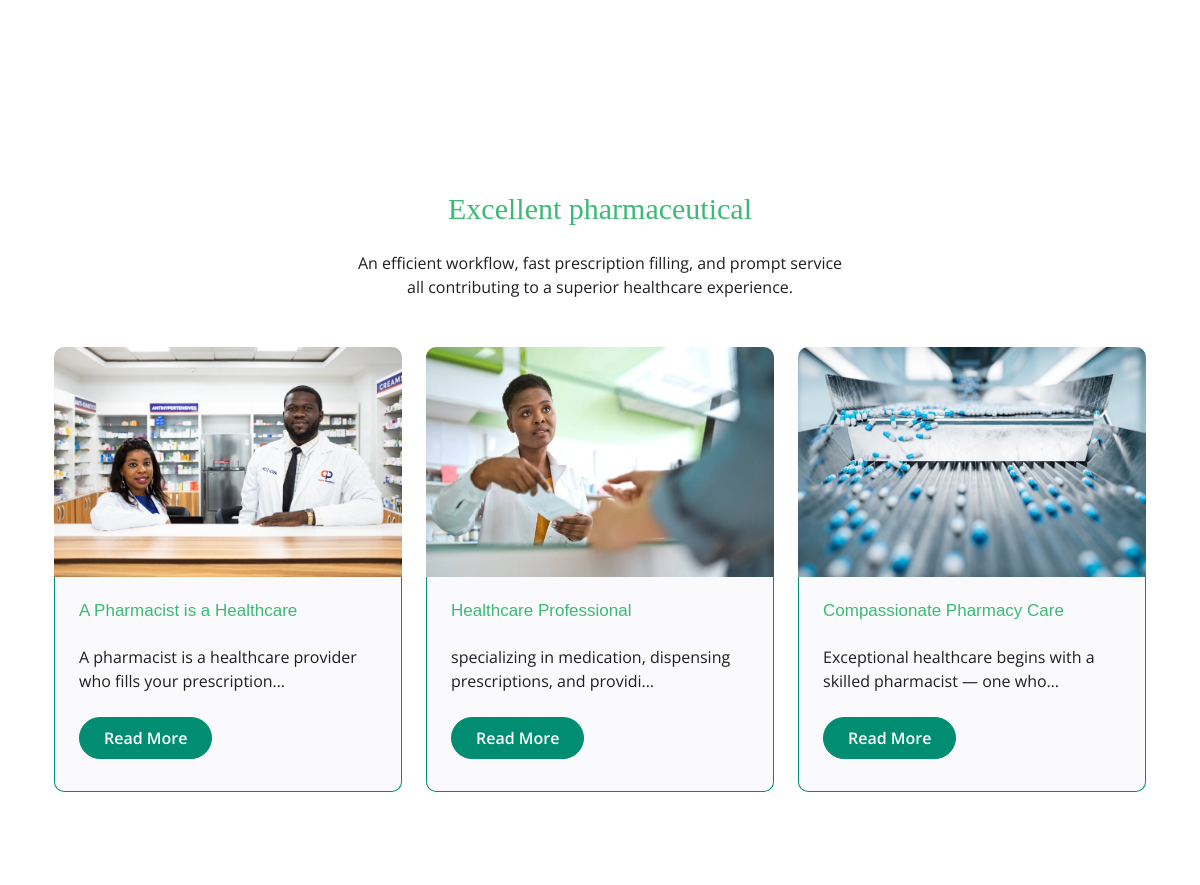
The app's page / (middle part), older data.
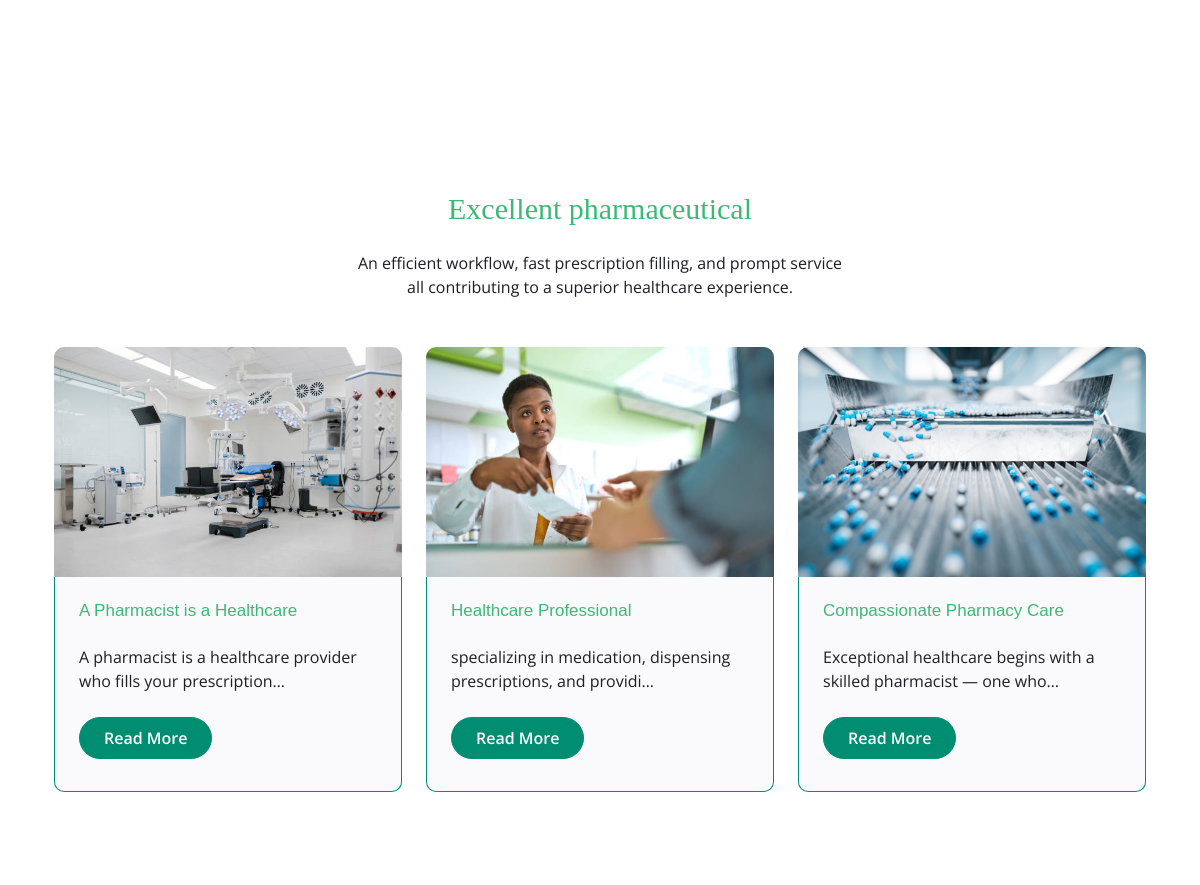
The same page, newer data.
### ce_cypharm/models.py (models this page shows, shortened)
class CecypharmSecondCategoryImage(models.Model):
    second_category_cecypharm_title = models.CharField(max_length=255, blank=True, null=True)
    second_category_cecypharm_description = models.TextField()
    second_category_cecypharm_slug = models.SlugField (max_length=255,blank=True, null=True)
    second_category_cecypharm_image = models.FileField(upload_to=' second_image/')
    second_category_cecypharm_publish_date = models.DateTimeField (auto_now_add= True)
    second_category_cecypharm_author = models.ForeignKey(User, on_delete=models.CASCADE)
    class Meta:
        ordering =['-second_category_cecypharm_publish_date']

### ce_cypharm/views.py (the view)
# urls.py: path('', HomeView.as_view(), name="home"),
class HomeView(ListView):
    model = MainImageCarousel
    template_name = 'ce_cypharm/home.html'
    def get_context_data(self, **kwargs):
        context = super().get_context_data(**kwargs)
        context['first_image_categorys'] = CecypharmFirstCategoryImage.objects.all()
        context['second_image_categorys'] = CecypharmSecondCategoryImage.objects.all()
        return context

### templates/ce_cypharm/home.html (shortened to what this page needs)
{% extends "base.html" %}
{% load static %}
{% block content %}
<div class="container-fluid feature py-5">
  <div class="container py-5">
  </div>
</div>
<div class="container-fluid blog py-5">
  <div class="container py-5">
    <div class="section-title mb-5 wow fadeInUp" data-wow-delay="0.1s">
      <h1 class="display-3 mb-4">Excellent pharmaceutical</h1>
      <p class="mb-0">An efficient workflow, fast prescription filling, and prompt service <br> all contributing to a superior healthcare experience.</p>
    </div>
    <div class="row g-4 justify-content-center">
      {% for second_image_category in second_image_categorys %}
      <div class="col-md-6 col-lg-6 col-xl-4 wow fadeInUp" data-wow-delay="0.1s">
        <div class="blog-item rounded">
          <div class="blog-img">
            {% if second_image_category.second_category_cecypharm_image %}
            <img src="{{ second_image_category.second_category_cecypharm_image.url }}" class="img-fluid w-100" style="height: 230px; object-fit: cover;" alt="Image">
            {% endif %}
          </div>
          <div class="blog-centent p-4">
            <a href="#"
               class="h4 read-more-btn d-block mb-2 text-decoration-none"
               data-title="{{ second_image_category.second_category_cecypharm_title }}"
               data-description="{{ second_image_category.second_category_cecypharm_description }}"
               data-img="{{ second_image_category.second_category_cecypharm_image.url }}">
               {{ second_image_category.second_category_cecypharm_title }}
            </a>
            <p class="my-4">{{ second_image_category.second_category_cecypharm_description|truncatechars:66 }}</p>
            <a href="#"
               class="btn btn-primary rounded-pill text-white py-2 px-4 mb-2 read-more-btn"
               data-title="{{ second_image_category.second_category_cecypharm_title }}"
               data-description="{{ second_image_category.second_category_cecypharm_description }}"
               data-img="{{ second_image_category.second_category_cecypharm_image.url }}">
               Read More
            </a>
          </div>
        </div>
      </div>
      {% endfor %}
    </div>
  </div>
</div>
{% endblock %}

### templates/base.html (shortened to what this page needs)
{% load static %}
{% load static %}
<html lang="en">
<head>
    <link rel="stylesheet" href="https://use.fontawesome.com/releases/v5.15.4/css/all.css"/>
    <link href="https://cdn.jsdelivr.net/npm/bootstrap-icons@1.4.1/font/bootstrap-icons.css" rel="stylesheet">
    <link href="https://cdn.jsdelivr.net/npm/bootstrap@5.3.3/dist/css/bootstrap.min.css" rel="stylesheet">
    <link href="{% static 'lib/animate/animate.min.css' %}" rel="stylesheet">
    <link href="{% static 'lib/owlcarousel/assets/owl.carousel.min.css' %}" rel="stylesheet">
    <link href="{% static 'css/bootstrap.min.css' %}" rel="stylesheet">
    <link rel="stylesheet" href="{% static 'css/style.css' %}">
</head>
</html>
        {% block content %}
        {% endblock  %}
    </body>
</html>

### static/css/style.css (style rules this page uses)
.btn { font-weight: 600; transition: .5s; }
.btn.btn-primary { box-shadow: inset 0 0 0 0 var(--bs-primary); }
.section-title { max-width: 900px; text-align: center; margin: 0 auto; }
.display-3 { font-size:30; font-weight: 50; line-height: 1.2; }
h6, .h6, h5, .h5, h4, .h4 { margin-top: 0; font-size:17; margin-bottom: .5rem; font-family: "Playfair Display", sans-serif; font-weight: 500; line-height: 1.2; color: rgba(39, 179, 102, 0.9); }
h3, .h3, h2, .h2, h1, .h1 h3, .h3, h2, .h2, h1, .h1 { margin-top: 0; margin-bottom: .5rem; font-family: "Playfair Display", serif; font-weight: 500; line-height: 1.2; color: rgba(39, 179, 102, 0.9); }
.blog .blog-item .blog-img { position: relative; overflow: hidden; border-top-right-radius: 10px; border-top-left-radius: 10px; }
.blog .blog-item .blog-img::after { content: ""; position: absolute; top: 0; left: 0; width: 100%; height: 100%; border-top-right-radius: 10px; border-top-left-radius: 10px; transition: 0.5s; }
.blog .blog-item .blog-img img { transition: 0.5s; }
.blog .blog-item .blog-centent { background: var(--bs-light); border: 1px solid var(--bs-primary); border-top: 0; border-bottom-left-radius: 10px; border-bottom-right-radius: 10px; }

Row changes from the older to the newer data that the page shows:
changed CecypharmSecondCategoryImage "A Pharmacist is a Healthcare": second_category_cecypharm_image: a different picture
